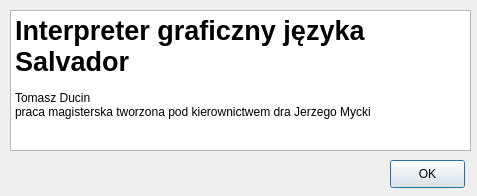
<ui version="4.0" >
 <class>AuthorDialog</class>
 <widget class="QDialog" name="AuthorDialog" >
  <property name="geometry" >
   <rect>
    <x>0</x>
    <y>0</y>
    <width>477</width>
    <height>196</height>
   </rect>
  </property>
  <property name="windowTitle" >
   <string>Dialog</string>
  </property>
  <widget class="QTextBrowser" name="textBrowser" >
   <property name="geometry" >
    <rect>
     <x>10</x>
     <y>10</y>
     <width>461</width>
     <height>141</height>
    </rect>
   </property>
   <property name="html" >
    <string>&lt;html>&lt;head>&lt;meta name="qrichtext" content="1" />&lt;style type="text/css">
p, li { white-space: pre-wrap; }
&lt;/style>&lt;/head>&lt;body style=" font-family:'Sans Serif'; font-size:9pt; font-weight:400; font-style:normal;">
&lt;p style=" margin-top:0px; margin-bottom:0px; margin-left:0px; margin-right:0px; -qt-block-indent:0; text-indent:0px;">&lt;span style=" font-size:20pt; font-weight:600;">Interpreter graficzny języka Salvador&lt;/span>&lt;/p>
&lt;p style="-qt-paragraph-type:empty; margin-top:0px; margin-bottom:0px; margin-left:0px; margin-right:0px; -qt-block-indent:0; text-indent:0px;">&lt;/p>
&lt;p style=" margin-top:0px; margin-bottom:0px; margin-left:0px; margin-right:0px; -qt-block-indent:0; text-indent:0px;">Tomasz Ducin&lt;/p>
&lt;p style=" margin-top:0px; margin-bottom:0px; margin-left:0px; margin-right:0px; -qt-block-indent:0; text-indent:0px;">praca magisterska tworzona pod kierownictwem dra Jerzego Mycki&lt;/p>&lt;/body>&lt;/html></string>
   </property>
  </widget>
  <widget class="QPushButton" name="quitButton" >
   <property name="geometry" >
    <rect>
     <x>390</x>
     <y>160</y>
     <width>75</width>
     <height>28</height>
    </rect>
   </property>
   <property name="text" >
    <string>OK</string>
   </property>
  </widget>
 </widget>
 <resources/>
 <connections>
  <connection>
   <sender>quitButton</sender>
   <signal>clicked()</signal>
   <receiver>AuthorDialog</receiver>
   <slot>reject()</slot>
   <hints>
    <hint type="sourcelabel" >
     <x>427</x>
     <y>163</y>
    </hint>
    <hint type="destinationlabel" >
     <x>238</x>
     <y>92</y>
    </hint>
   </hints>
  </connection>
 </connections>
</ui>
